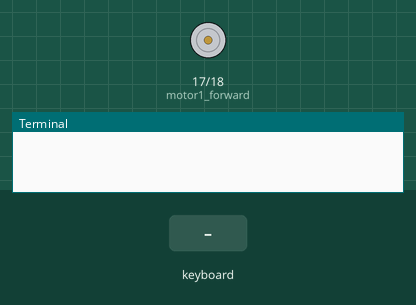
Simulated run of this program. Board: Raspberry Pi (BCM pin numbers). Parts: motor-driver pin pairs drawn as motors (green arrow = first pin HIGH = forward, orange = second pin HIGH = backward, longer = more drive, scaled by the enable pin), the last lines printed to the terminal. Inputs (shaded band) come from the test bench. At 4.3 s the program stops and its outputs stay as they are.

Above: at 1.2 s.
1.3 s: key up typed on the keyboard
At 2.2 s:
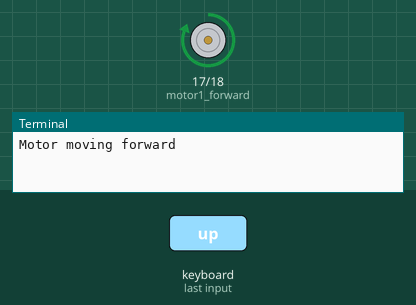
2.8 s: key down typed on the keyboard
At 3.3 s:
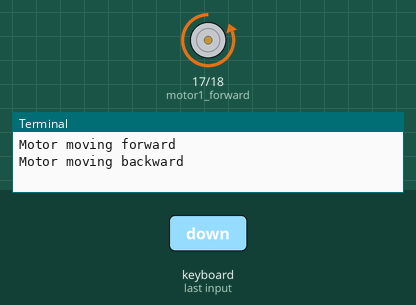
4.3 s: key "q" typed on the keyboard
At 5.5 s:
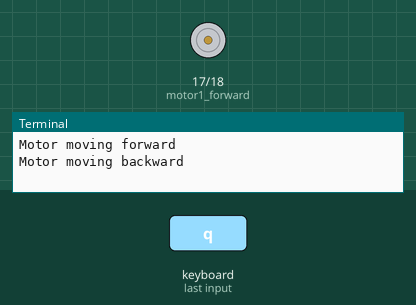
Timing chart, 0 to 5.8 s (numbered marks = the images above; inputs shaded):
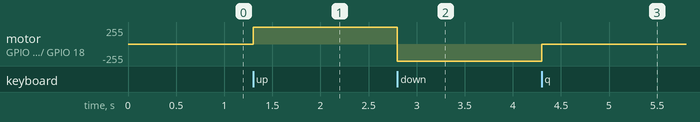

The program:

carcontrol.py
```python
from gpiozero import OutputDevice
import time
import curses

# Define the GPIO pins connected to the L298N
motor1_forward = OutputDevice(17)  # IN1
motor1_backward = OutputDevice(18)  # IN2
motor_enable = OutputDevice(22)     # ENA (optional for PWM control)

# Enable the motor
motor_enable.on()

# Get the curses window to capture keyboard input
screen = curses.initscr()
curses.noecho()
curses.cbreak()
screen.keypad(True)

try:
    while True:
        char = screen.getch()
        if char == ord('q'):  # Quit if 'q' is pressed
            break
        elif char == curses.KEY_UP:  # Move motor forward
            motor1_forward.on()
            motor1_backward.off()
            print("Motor moving forward")
        elif char == curses.KEY_DOWN:  # Move motor backward
            motor1_forward.off()
            motor1_backward.on()
            print("Motor moving backward")
        elif char == curses.KEY_LEFT:  # Stop motor
            motor1_forward.off()
            motor1_backward.off()
            print("Motor stopped")
        elif char == curses.KEY_RIGHT:  # Toggle motor direction
            motor1_forward.toggle()  # Change direction
            motor1_backward.toggle()
            print("Motor direction toggled")
        time.sleep(0.1)  # Small delay to avoid bouncing

finally:
    # Clean up GPIO states before exiting
    motor1_forward.off()
    motor1_backward.off()
    motor_enable.off()
    curses.nocbreak()
    screen.keypad(0)
    curses.echo()
    curses.endwin()
```

Measured:
- after the input at 1.3 s, motor on GPIO 17 (motor1_forward) / GPIO 18 (motor1_backward): stopped → forward 255/255 at once
- after the input at 2.8 s, motor on GPIO 17 (motor1_forward) / GPIO 18 (motor1_backward): forward 255/255 → backward 255/255 at once
- after the input at 4.3 s, motor on GPIO 17 (motor1_forward) / GPIO 18 (motor1_backward): backward 255/255 → stopped at once
